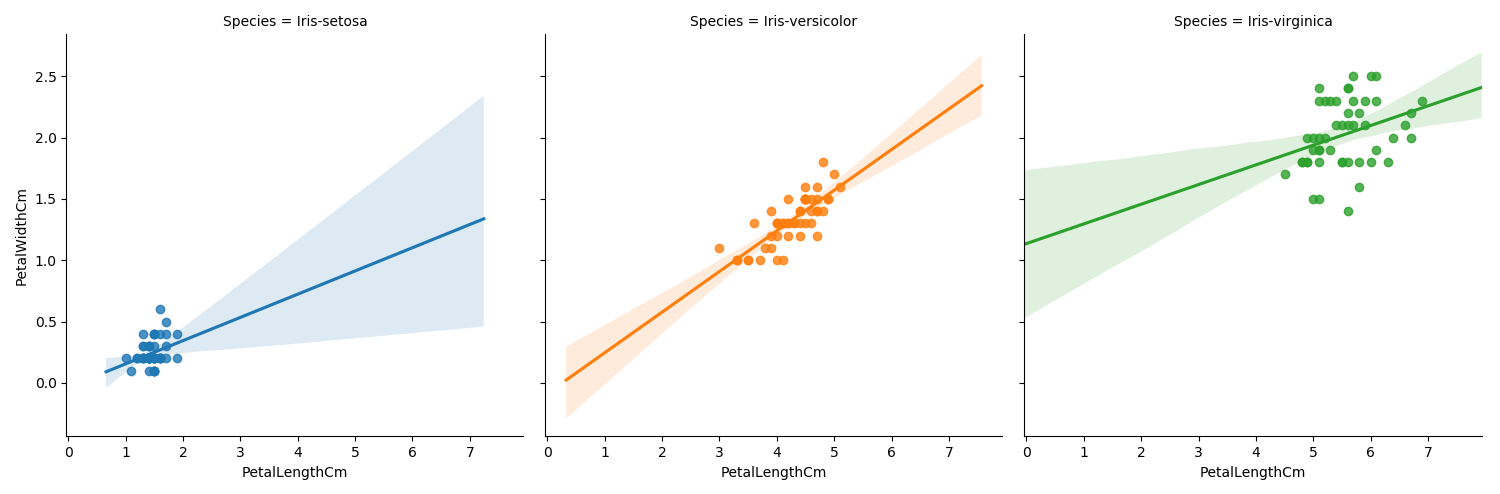

Here is the Python script that generated this plot:

#Linear Regression in Iris Dataset

import matplotlib.pyplot as plt
import seaborn as sns
import pandas as pd

iris = pd.read_csv('iris.csv')

#seaborn lmplot to illustrate linear regression
sns.lmplot(x = "PetalLengthCm", y = "PetalWidthCm", col='Species', hue='Species', data=iris)
#Show plot
plt.show()
